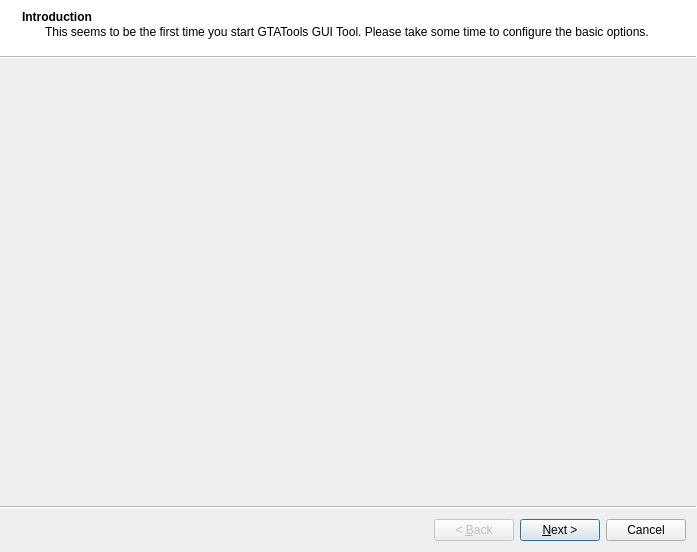
<?xml version="1.0" encoding="UTF-8"?>
<ui version="4.0">
 <class>FirstStartWizard</class>
 <widget class="QWizard" name="FirstStartWizard">
  <property name="geometry">
   <rect>
    <x>0</x>
    <y>0</y>
    <width>697</width>
    <height>552</height>
   </rect>
  </property>
  <property name="windowTitle">
   <string>Initial Setup</string>
  </property>
  <property name="modal">
   <bool>true</bool>
  </property>
  <property name="wizardStyle">
   <enum>QWizard::ModernStyle</enum>
  </property>
  <widget class="QWizardPage" name="wizardPage1">
   <property name="title">
    <string>Introduction</string>
   </property>
   <property name="subTitle">
    <string>This seems to be the first time you start GTATools GUI Tool. Please take some time to configure the basic options.</string>
   </property>
  </widget>
  <widget class="QWizardPage" name="wizardPage2">
   <property name="title">
    <string>Default Profile</string>
   </property>
   <property name="subTitle">
    <string>To allow multiple configurations, this program uses a concept of profiles. At any time, you can easily switch between and edit the profiles. Please provide some information for the default profile.</string>
   </property>
   <layout class="QHBoxLayout" name="horizontalLayout">
    <item>
     <widget class="ProfileConfigWidget" name="profileWidget" native="true"/>
    </item>
   </layout>
  </widget>
  <widget class="QWizardPage" name="wizardPage">
   <property name="title">
    <string>Initialization Complete</string>
   </property>
   <property name="subTitle">
    <string>The initial configuration is done! Click finish to save it to disk and use the program.</string>
   </property>
  </widget>
 </widget>
 <customwidgets>
  <customwidget>
   <class>ProfileConfigWidget</class>
   <extends>QWidget</extends>
   <header location="global">ProfileConfigWidget.h</header>
   <container>1</container>
  </customwidget>
 </customwidgets>
 <resources/>
 <connections/>
</ui>
